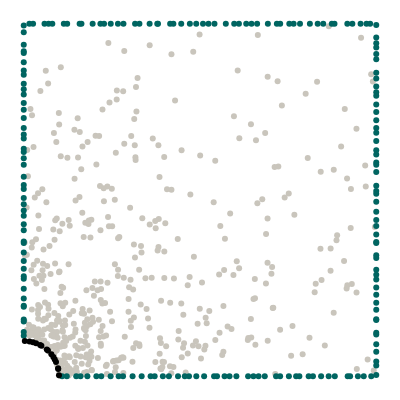
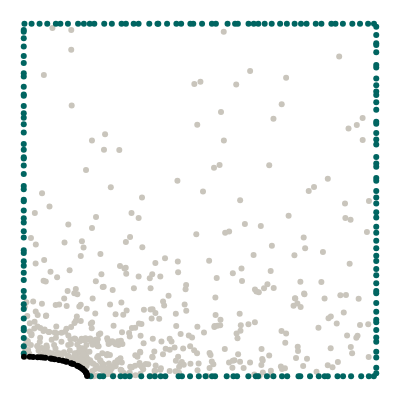

Source (notebook cell) for these figures, in order:
### Markdown cell above
## Geometry

We want to model a quarter of a plate with an elliptical hole. The domain itself is represented by collocation points, the boundaries are represented by uniformly sampled points along the perimeter.

### Code cell
import torch
from torch.optim.lr_scheduler import StepLR, ExponentialLR
import numpy as np
from scipy.stats import qmc
from plotly.express.colors import sequential
import plotly.graph_objects as go
import plotly.figure_factory as ff
from tqdm import tqdm
import matplotlib.pyplot as plt
from scipy.interpolate import interp1d
import pandas as pd
import seaborn as sns



from global_constants import L, R, MU, LBD, N1, N2

from new_plate_elliptic_hole import Plate 

# Elliptical axis in x direction
Rx = 0.14
Ry = R**2 / Rx
# Edge samples
N = 50 #40
# Number of collocation points
M = 500 #500

# Epochs
epochs = 25432#5000
# Batch size
batch_size = 250 #64
# Learning rate
lr = 0.001 #0.001
# Scheduler step width
scheduler_step = 1000
# Gamma factor of scheduler
scheduler_gamma = 0.8
expo_gamma = 0.999
# Weight update factor
ALPHA = 0.9
# Number of hidden neurons
HN = 100 #256 #recommended by wang et al
# Number of hidden layers
LAYERS = 4
# Variance
SIGMA = 1.0
# Fourier features
FEATURES = 50 #40
# precision
#torch.set_default_dtype(torch.float32)
DTYPE = torch.float32
#step width for updating weights
step_size = 100
#HNEU_split*epochs ->moment for splitting total_NEU to NEU and HNEU 
HNEU_split = 0.0



def generate_radii_list(min_Ra_x, max_Ra_x, step):
    if step == 0:
        rad_x_list = [min_Ra_x, max_Ra_x]
    else:
        num_steps = int((max_Ra_x - min_Ra_x) / step) + 1
        rad_x_list = np.linspace(min_Ra_x, max_Ra_x, num_steps)
        rad_x_list = [round(rad_x, 2) for rad_x in rad_x_list]
    rad_y_list = []
    for rad_x in rad_x_list:
        rad_y_list.append(R**2 / rad_x)
    return rad_x_list, rad_y_list

def generate_multiple_plates(min_Ra_x, max_Ra_x, step_size):

    list_collo = torch.empty(0,3,requires_grad=True)
    list_top = torch.empty(0,3,requires_grad=True)
    list_right = torch.empty(0,3,requires_grad=True)
    list_left = torch.empty(0,3,requires_grad=True)
    list_bottom = torch.empty(0,3,requires_grad=True)
    list_hole = torch.empty(0,5,requires_grad=True)

    rad_x_list, rad_y_list = generate_radii_list(min_Ra_x, max_Ra_x, step_size)
    for rad_x in rad_x_list:
        p1 = Plate(rad_x, N, M)
        #data_one_plate -> [collocation, top, right, left, bottom, hole, n_hole]
        collo_points, top_points, right_points, left_points, bottom_points, hole_points = p1.generate_dataset()
        list_collo = torch.cat((list_collo, collo_points), dim=0)
        list_top = torch.cat((list_top, top_points), dim=0)
        list_right = torch.cat((list_right, right_points), dim=0)
        list_left = torch.cat((list_left, left_points), dim=0)
        list_bottom = torch.cat((list_bottom, bottom_points), dim=0)
        list_hole = torch.cat((list_hole, hole_points), dim=0)
        
    return list_collo, list_top, list_right, list_left, list_bottom, list_hole 

def generate_multiple_plates_dict(min_Ra_x, max_Ra_x):
    dict_plate_points = dict()
    tuples = [
            ("x_collo", 0, 0),
            ("y_collo", 0, 1),
            ("x_top", 1, 0),
            ("y_top", 1, 1),
            ("x_right", 2, 0),
            ("y_right", 2, 1),
            ("x_left", 3, 0),
            ("y_left", 3, 1),
            ("x_bottom", 4, 0),
            ("y_bottom", 4, 1),
            ("x_hole", 5, 0),
            ("y_hole", 5, 1),   
        ] 
    
    rad_x_list, rad_y_list = generate_radii_list(min_Ra_x, max_Ra_x, 0.01)
    for rad_x in rad_x_list:
        p1 = Plate(rad_x, N, M)
        #data_one_plate -> [collocation, top, right, left, bottom, hole, n_hole]
        data_one_plate = p1.generate_dataset()

        for tuple in tuples:
            key = tuple[0]
            dict_plate_points.setdefault(key, []).append(data_one_plate[tuple[1]][:,tuple[2]])
        #plotting one plate
        #p1.plot_plate_with_hole(*data_one_plate)
    for key in dict_plate_points: 
        #appending list of tensors to one tensor
        dict_plate_points[key] = torch.cat(dict_plate_points[key])
        print(key, "besteht aus",dict_plate_points[key].size(), "Datenpunkten")

    collo_points = torch.column_stack([dict_plate_points["x_collo"], dict_plate_points["y_collo"]])
    top_points = torch.column_stack([dict_plate_points["x_top"], dict_plate_points["y_top"]])
    right_points = torch.column_stack([dict_plate_points["x_right"], dict_plate_points["y_right"]])
    left_points = torch.column_stack([dict_plate_points["x_left"], dict_plate_points["y_left"]])
    bottom_points = torch.column_stack([dict_plate_points["x_bottom"], dict_plate_points["y_bottom"]])
    hole_points = torch.column_stack([dict_plate_points["x_hole"], dict_plate_points["y_hole"]])

    return collo_points, top_points, right_points, left_points, bottom_points, hole_points



p98 = Plate(0.10, N, M)
collocation, top, right, left, bottom, hole = p98.generate_dataset()
p98.plot_plate_with_hole(collocation, top, right, left, bottom, hole)

p99 = Plate(0.18, N, M)
collocation, top, right, left, bottom, hole = p99.generate_dataset()
p99.plot_plate_with_hole(collocation, top, right, left, bottom, hole)

### Figure 1 — Plotly figure (JSON) as saved in the notebook; plotly's stock layout.template omitted (floating-point values rounded to 4 significant figures; data arrays with more than 128 entries replaced by an {"elided": "..."} marker saying what was removed)
{"data": [{"marker": {"color": "#C9C5BC"}, "mode": "markers", "type": "scatter", "x": {"elided": "500 float values"}, "y": {"elided": "500 float values"}}, {"marker": {"color": "#006561"}, "mode": "markers", "type": "scatter", "x": [0.2672, 0.9556, 0.662, 0.05893, 0.6311, 0.2278, 0.7656, 0.7533, 0.874, 0.7275, 0.07048, 0.9827, 0.6104, 0.08106, 0.4468, 0.5732, 0.01591, 0.7837, 0.5085, 0.2467, 0.718, 0.1137, 0.357, 0.4153, 0.8815, 0.9723, 0.8339, 0.4245, 0.2175, 0.6461, 0.3158, 0.4712, 0.2829, 0.3809, 0.3282, 0.1637, 0.597, 0.9322, 0.1954, 0.8117, 0.8496, 0.4893, 0.6925, 0.1585, 0.1232, 0.5411, 0.918, 0.02645, 0.3787, 0.524], "y": [1, 1, 1, 1, 1, 1, 1, 1, 1, 1, 1, 1, 1, 1, 1, 1, 1, 1, 1, 1, 1, 1, 1, 1, 1, 1, 1, 1, 1, 1, 1, 1, 1, 1, 1, 1, 1, 1, 1, 1, 1, 1, 1, 1, 1, 1, 1, 1, 1, 1]}, {"marker": {"color": "#006561"}, "mode": "markers", "type": "scatter", "x": [0.5698, 0.9645, 0.6662, 0.6838, 0.1088, 0.3345, 0.8083, 0.2061, 0.948, 0.5117, 0.7273, 0.3947, 0.8436, 0.4896, 0.7727, 0.4118, 0.2692, 0.2465, 0.1806, 0.22, 0.8824, 0.1611, 0.8651, 0.7158, 0.9859, 0.2816, 0.4376, 0.3599, 0.9259, 0.6032, 0.7522, 0.1221, 0.3088, 0.6516, 0.4689, 0.1489, 0.919, 0.457, 0.3714, 0.5483, 0.6365, 0.5837, 0.54, 0.7818, 0.8205], "y": [0, 0, 0, 0, 0, 0, 0, 0, 0, 0, 0, 0, 0, 0, 0, 0, 0, 0, 0, 0, 0, 0, 0, 0, 0, 0, 0, 0, 0, 0, 0, 0, 0, 0, 0, 0, 0, 0, 0, 0, 0, 0, 0, 0, 0]}, {"marker": {"color": "#006561"}, "mode": "markers", "type": "scatter", "x": [0, 0, 0, 0, 0, 0, 0, 0, 0, 0, 0, 0, 0, 0, 0, 0, 0, 0, 0, 0, 0, 0, 0, 0, 0, 0, 0, 0, 0, 0, 0, 0, 0, 0, 0, 0, 0, 0, 0, 0, 0, 0, 0, 0, 0], "y": [0.9948, 0.7559, 0.5998, 0.155, 0.3511, 0.3049, 0.8675, 0.8556, 0.5311, 0.327, 0.799, 0.4144, 0.2766, 0.5659, 0.4705, 0.9173, 0.2834, 0.1152, 0.2001, 0.1611, 0.2485, 0.5056, 0.6365, 0.8142, 0.8298, 0.3824, 0.4879, 0.7755, 0.6857, 0.4556, 0.1252, 0.976, 0.3778, 0.6743, 0.4314, 0.9401, 0.1972, 0.8906, 0.5423, 0.6456, 0.922, 0.2206, 0.6186, 0.7043, 0.7324]}, {"marker": {"color": "#006561"}, "mode": "markers", "type": "scatter", "x": [1, 1, 1, 1, 1, 1, 1, 1, 1, 1, 1, 1, 1, 1, 1, 1, 1, 1, 1, 1, 1, 1, 1, 1, 1, 1, 1, 1, 1, 1, 1, 1, 1, 1, 1, 1, 1, 1, 1, 1, 1, 1, 1, 1, 1, 1, 1, 1, 1, 1], "y": [0.4435, 0.231, 0.6066, 0.6409, 0.06936, 0.0305, 0.1231, 0.3777, 0.09051, 0.8447, 0.1598, 0.5174, 0.9964, 0.3358, 0.7262, 0.4266, 0.7045, 0.5997, 0.3808, 0.2877, 0.899, 0.4021, 0.1185, 0.9445, 0.8221, 0.691, 0.7498, 0.5796, 0.8607, 0.6291, 0.04173, 0.3025, 0.9608, 0.1887, 0.3434, 0.2516, 0.796, 0.5403, 0.5258, 0.6672, 0.2085, 0.7709, 0.003506, 0.806, 0.1615, 0.4951, 0.4667, 0.9142, 0.9323, 0.2742]}, {"marker": {"color": "black"}, "mode": "markers", "type": "scatter", "x": [0.06546, 0.08397, 0.08792, 0.03492, 0.04652, 0.05014, 0.09995, 0.003015, 0.02613, 0.01622, 0.07833, 0.09746, 0.06866, 0.09783, 0.09148], "y": [0.0756, 0.05431, 0.04764, 0.0937, 0.08852, 0.08652, 0.003082, 0.09995, 0.09652, 0.09868, 0.06216, 0.02238, 0.07271, 0.0207, 0.04038]}], "layout": {"height": 400, "margin": {"b": 0, "l": 0, "r": 0, "t": 0}, "showlegend": false, "width": 400, "xaxis": {"visible": false}, "yaxis": {"scaleanchor": "x", "visible": false}}}

### Figure 2 — Plotly figure (JSON) as saved in the notebook; plotly's stock layout.template omitted (floating-point values rounded to 4 significant figures; data arrays with more than 128 entries replaced by an {"elided": "..."} marker saying what was removed)
{"data": [{"marker": {"color": "#C9C5BC"}, "mode": "markers", "type": "scatter", "x": {"elided": "500 float values"}, "y": {"elided": "500 float values"}}, {"marker": {"color": "#006561"}, "mode": "markers", "type": "scatter", "x": [0.3561, 0.6377, 0.4066, 0.7464, 0.3119, 0.1705, 0.9322, 0.1253, 0.8445, 0.5059, 0.6524, 0.02224, 0.154, 0.5338, 0.2775, 0.1039, 0.3258, 0.433, 0.3794, 0.6835, 0.4465, 0.4809, 0.06665, 0.8844, 0.5995, 0.2002, 0.3817, 0.2283, 0.04486, 0.7034, 0.7685, 0.1873, 0.9054, 0.09111, 0.2499, 0.001953, 0.7272, 0.4727, 0.8726, 0.954, 0.9936, 0.8023, 0.9768, 0.6654, 0.6074, 0.8284, 0.5451, 0.5781, 0.2898, 0.7866], "y": [1, 1, 1, 1, 1, 1, 1, 1, 1, 1, 1, 1, 1, 1, 1, 1, 1, 1, 1, 1, 1, 1, 1, 1, 1, 1, 1, 1, 1, 1, 1, 1, 1, 1, 1, 1, 1, 1, 1, 1, 1, 1, 1, 1, 1, 1, 1, 1, 1, 1]}, {"marker": {"color": "#006561"}, "mode": "markers", "type": "scatter", "x": [0.8121, 0.837, 0.8537, 0.4966, 0.5428, 0.3005, 0.6584, 0.7474, 0.3574, 0.7327, 0.2533, 0.7083, 0.9573, 0.4392, 0.5948, 0.6052, 0.7846, 0.2874, 0.5158, 0.9791, 0.6649, 0.6372, 0.5758, 0.2745, 0.7795, 0.4488, 0.2254, 0.9931, 0.6898, 0.4017, 0.8901, 0.2159, 0.372, 0.3333, 0.9058, 0.1901, 0.9286, 0.8626, 0.5341, 0.3885, 0.4718], "y": [0, 0, 0, 0, 0, 0, 0, 0, 0, 0, 0, 0, 0, 0, 0, 0, 0, 0, 0, 0, 0, 0, 0, 0, 0, 0, 0, 0, 0, 0, 0, 0, 0, 0, 0, 0, 0, 0, 0, 0, 0]}, {"marker": {"color": "#006561"}, "mode": "markers", "type": "scatter", "x": [0, 0, 0, 0, 0, 0, 0, 0, 0, 0, 0, 0, 0, 0, 0, 0, 0, 0, 0, 0, 0, 0, 0, 0, 0, 0, 0, 0, 0, 0, 0, 0, 0, 0, 0, 0, 0, 0, 0, 0, 0, 0, 0, 0, 0, 0, 0], "y": [0.9823, 0.7994, 0.4362, 0.2936, 0.7669, 0.164, 0.8596, 0.5304, 0.9586, 0.1908, 0.9356, 0.9087, 0.3493, 0.3938, 0.5978, 0.3261, 0.7151, 0.3131, 0.6178, 0.204, 0.411, 0.3576, 0.8502, 0.1366, 0.2421, 0.2245, 0.5397, 0.08502, 0.5737, 0.5006, 0.8212, 0.6915, 0.796, 0.8889, 0.06443, 0.4482, 0.1307, 0.1086, 0.6215, 0.47, 0.6427, 0.9775, 0.6586, 0.2729, 0.7333, 0.4962, 0.7458]}, {"marker": {"color": "#006561"}, "mode": "markers", "type": "scatter", "x": [1, 1, 1, 1, 1, 1, 1, 1, 1, 1, 1, 1, 1, 1, 1, 1, 1, 1, 1, 1, 1, 1, 1, 1, 1, 1, 1, 1, 1, 1, 1, 1, 1, 1, 1, 1, 1, 1, 1, 1, 1, 1, 1, 1, 1, 1, 1, 1, 1, 1], "y": [0.2863, 0.7221, 0.7558, 0.3039, 0.9916, 0.6038, 0.05339, 0.6222, 0.6715, 0.5627, 0.4071, 0.3266, 0.945, 0.2639, 0.1603, 0.9399, 0.49, 0.7978, 0.09766, 0.2357, 0.883, 0.6573, 0.8446, 0.3416, 0.9192, 0.1828, 0.8081, 0.6902, 0.5074, 0.5544, 0.02423, 0.4656, 0.8253, 0.1097, 0.7162, 0.1311, 0.2078, 0.008357, 0.968, 0.153, 0.8758, 0.2417, 0.3634, 0.5259, 0.4503, 0.06925, 0.3843, 0.7774, 0.5941, 0.4241]}, {"marker": {"color": "black"}, "mode": "markers", "type": "scatter", "x": [0.1221, 0.09968, 0.1361, 0.1777, 0.0006855, 0.0876, 0.01712, 0.1652, 0.03933, 0.04789, 0.1514, 0.1186, 0.1409, 0.1597, 0.1106, 0.0761, 0.1768, 0.1713, 0.02669, 0.1666, 0.08019, 0.06131, 0.05439, 0.1751, 0.18, 0.1795, 0.1554, 0.134], "y": [0.04081, 0.04626, 0.03634, 0.008857, 0.05556, 0.04853, 0.0553, 0.02209, 0.05421, 0.05355, 0.03004, 0.04178, 0.03457, 0.02564, 0.04383, 0.05035, 0.01044, 0.01703, 0.05494, 0.02103, 0.04974, 0.05223, 0.05296, 0.01285, 0.0009241, 0.004277, 0.02805, 0.03708]}], "layout": {"height": 400, "margin": {"b": 0, "l": 0, "r": 0, "t": 0}, "showlegend": false, "width": 400, "xaxis": {"visible": false}, "yaxis": {"scaleanchor": "x", "visible": false}}}
